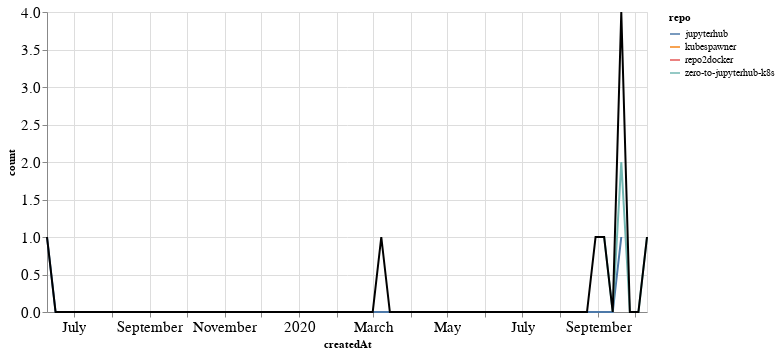

Notebook source saved alongside this figure:
### Markdown cell above
## PRs

### Code cell
prs_time = prs.groupby('repo').resample('W', on='createdAt').count()['author'].reset_index()
prs_time = prs_time.rename(columns={'author': 'count'})
prs_time_total = prs_time.groupby('createdAt').agg({"count": "sum"}).reset_index()

ch1 = alt.Chart(prs_time, width=600).mark_line().encode(
    x='createdAt',
    y='count',
    color='repo',
    tooltip="repo"
)

ch2 = alt.Chart(prs_time_total, width=600).mark_line(color="black").encode(
    x='createdAt',
    y='count',
)

ch1 + ch2

### Figure 1 — Vega-Lite specification as saved in the notebook (floating-point values rounded to 4 significant figures)
{"config": {"axisLeft": {"labelFontSize": 15}, "axisBottom": {"labelFontSize": 15}}, "layer": [{"data": {"name": "data-47e82c5cf06ae0d2f7ecb52c20e20ae2"}, "mark": "line", "encoding": {"color": {"type": "nominal", "field": "repo"}, "tooltip": {"type": "nominal", "field": "repo"}, "x": {"type": "temporal", "field": "createdAt"}, "y": {"type": "quantitative", "field": "count"}}, "width": 600}, {"data": {"name": "data-d578f4323ea0bc25a352d9a02423040e"}, "mark": {"type": "line", "color": "black"}, "encoding": {"x": {"type": "temporal", "field": "createdAt"}, "y": {"type": "quantitative", "field": "count"}}, "width": 600}], "$schema": "https://vega.github.io/schema/vega-lite/v4.8.1.json", "datasets": {"data-47e82c5cf06ae0d2f7ecb52c20e20ae2": [{"repo": "jupyterhub", "createdAt": "2019-06-09T00:00:00", "count": 1}, {"repo": "jupyterhub", "createdAt": "2019-06-16T00:00:00", "count": 0}, {"repo": "jupyterhub", "createdAt": "2019-06-23T00:00:00", "count": 0}, {"repo": "jupyterhub", "createdAt": "2019-06-30T00:00:00", "count": 0}, {"repo": "jupyterhub", "createdAt": "2019-07-07T00:00:00", "count": 0}, {"repo": "jupyterhub", "createdAt": "2019-07-14T00:00:00", "count": 0}, {"repo": "jupyterhub", "createdAt": "2019-07-21T00:00:00", "count": 0}, {"repo": "jupyterhub", "createdAt": "2019-07-28T00:00:00", "count": 0}, {"repo": "jupyterhub", "createdAt": "2019-08-04T00:00:00", "count": 0}, {"repo": "jupyterhub", "createdAt": "2019-08-11T00:00:00", "count": 0}, {"repo": "jupyterhub", "createdAt": "2019-08-18T00:00:00", "count": 0}, {"repo": "jupyterhub", "createdAt": "2019-08-25T00:00:00", "count": 0}, {"repo": "jupyterhub", "createdAt": "2019-09-01T00:00:00", "count": 0}, {"repo": "jupyterhub", "createdAt": "2019-09-08T00:00:00", "count": 0}, {"repo": "jupyterhub", "createdAt": "2019-09-15T00:00:00", "count": 0}, {"repo": "jupyterhub", "createdAt": "2019-09-22T00:00:00", "count": 0}, {"repo": "jupyterhub", "createdAt": "2019-09-29T00:00:00", "count": 0}, {"repo": "jupyterhub", "createdAt": "2019-10-06T00:00:00", "count": 0}, {"repo": "jupyterhub", "createdAt": "2019-10-13T00:00:00", "count": 0}, {"repo": "jupyterhub", "createdAt": "2019-10-20T00:00:00", "count": 0}, {"repo": "jupyterhub", "createdAt": "2019-10-27T00:00:00", "count": 0}, {"repo": "jupyterhub", "createdAt": "2019-11-03T00:00:00", "count": 0}, {"repo": "jupyterhub", "createdAt": "2019-11-10T00:00:00", "count": 0}, {"repo": "jupyterhub", "createdAt": "2019-11-17T00:00:00", "count": 0}, {"repo": "jupyterhub", "createdAt": "2019-11-24T00:00:00", "count": 0}, {"repo": "jupyterhub", "createdAt": "2019-12-01T00:00:00", "count": 0}, {"repo": "jupyterhub", "createdAt": "2019-12-08T00:00:00", "count": 0}, {"repo": "jupyterhub", "createdAt": "2019-12-15T00:00:00", "count": 0}, {"repo": "jupyterhub", "createdAt": "2019-12-22T00:00:00", "count": 0}, {"repo": "jupyterhub", "createdAt": "2019-12-29T00:00:00", "count": 0}, {"repo": "jupyterhub", "createdAt": "2020-01-05T00:00:00", "count": 0}, {"repo": "jupyterhub", "createdAt": "2020-01-12T00:00:00", "count": 0}, {"repo": "jupyterhub", "createdAt": "2020-01-19T00:00:00", "count": 0}, {"repo": "jupyterhub", "createdAt": "2020-01-26T00:00:00", "count": 0}, {"repo": "jupyterhub", "createdAt": "2020-02-02T00:00:00", "count": 0}, {"repo": "jupyterhub", "createdAt": "2020-02-09T00:00:00", "count": 0}, {"repo": "jupyterhub", "createdAt": "2020-02-16T00:00:00", "count": 0}, {"repo": "jupyterhub", "createdAt": "2020-02-23T00:00:00", "count": 0}, {"repo": "jupyterhub", "createdAt": "2020-03-01T00:00:00", "count": 0}, {"repo": "jupyterhub", "createdAt": "2020-03-08T00:00:00", "count": 0}, {"repo": "jupyterhub", "createdAt": "2020-03-15T00:00:00", "count": 0}, {"repo": "jupyterhub", "createdAt": "2020-03-22T00:00:00", "count": 0}, {"repo": "jupyterhub", "createdAt": "2020-03-29T00:00:00", "count": 0}, {"repo": "jupyterhub", "createdAt": "2020-04-05T00:00:00", "count": 0}, {"repo": "jupyterhub", "createdAt": "2020-04-12T00:00:00", "count": 0}, {"repo": "jupyterhub", "createdAt": "2020-04-19T00:00:00", "count": 0}, {"repo": "jupyterhub", "createdAt": "2020-04-26T00:00:00", "count": 0}, {"repo": "jupyterhub", "createdAt": "2020-05-03T00:00:00", "count": 0}, {"repo": "jupyterhub", "createdAt": "2020-05-10T00:00:00", "count": 0}, {"repo": "jupyterhub", "createdAt": "2020-05-17T00:00:00", "count": 0}, {"repo": "jupyterhub", "createdAt": "2020-05-24T00:00:00", "count": 0}, {"repo": "jupyterhub", "createdAt": "2020-05-31T00:00:00", "count": 0}, {"repo": "jupyterhub", "createdAt": "2020-06-07T00:00:00", "count": 0}, {"repo": "jupyterhub", "createdAt": "2020-06-14T00:00:00", "count": 0}, {"repo": "jupyterhub", "createdAt": "2020-06-21T00:00:00", "count": 0}, {"repo": "jupyterhub", "createdAt": "2020-06-28T00:00:00", "count": 0}, {"repo": "jupyterhub", "createdAt": "2020-07-05T00:00:00", "count": 0}, {"repo": "jupyterhub", "createdAt": "2020-07-12T00:00:00", "count": 0}, {"repo": "jupyterhub", "createdAt": "2020-07-19T00:00:00", "count": 0}, {"repo": "jupyterhub", "createdAt": "2020-07-26T00:00:00", "count": 0}, {"repo": "jupyterhub", "createdAt": "2020-08-02T00:00:00", "count": 0}, {"repo": "jupyterhub", "createdAt": "2020-08-09T00:00:00", "count": 0}, {"repo": "jupyterhub", "createdAt": "2020-08-16T00:00:00", "count": 0}, {"repo": "jupyterhub", "createdAt": "2020-08-23T00:00:00", "count": 0}, {"repo": "jupyterhub", "createdAt": "2020-08-30T00:00:00", "count": 0}, {"repo": "jupyterhub", "createdAt": "2020-09-06T00:00:00", "count": 0}, {"repo": "jupyterhub", "createdAt": "2020-09-13T00:00:00", "count": 0}, {"repo": "jupyterhub", "createdAt": "2020-09-20T00:00:00", "count": 1}, {"repo": "kubespawner", "createdAt": "2020-09-20T00:00:00", "count": 1}, {"repo": "repo2docker", "createdAt": "2020-03-08T00:00:00", "count": 1}, {"repo": "zero-to-jupyterhub-k8s", "createdAt": "2020-08-30T00:00:00", "count": 1}, {"repo": "zero-to-jupyterhub-k8s", "createdAt": "2020-09-06T00:00:00", "count": 1}, {"repo": "zero-to-jupyterhub-k8s", "createdAt": "2020-09-13T00:00:00", "count": 0}, {"repo": "zero-to-jupyterhub-k8s", "createdAt": "2020-09-20T00:00:00", "count": 2}, {"repo": "zero-to-jupyterhub-k8s", "createdAt": "2020-09-27T00:00:00", "count": 0}, {"repo": "zero-to-jupyterhub-k8s", "createdAt": "2020-10-04T00:00:00", "count": 0}, {"repo": "zero-to-jupyterhub-k8s", "createdAt": "2020-10-11T00:00:00", "count": 1}], "data-d578f4323ea0bc25a352d9a02423040e": [{"createdAt": "2019-06-09T00:00:00", "count": 1}, {"createdAt": "2019-06-16T00:00:00", "count": 0}, {"createdAt": "2019-06-23T00:00:00", "count": 0}, {"createdAt": "2019-06-30T00:00:00", "count": 0}, {"createdAt": "2019-07-07T00:00:00", "count": 0}, {"createdAt": "2019-07-14T00:00:00", "count": 0}, {"createdAt": "2019-07-21T00:00:00", "count": 0}, {"createdAt": "2019-07-28T00:00:00", "count": 0}, {"createdAt": "2019-08-04T00:00:00", "count": 0}, {"createdAt": "2019-08-11T00:00:00", "count": 0}, {"createdAt": "2019-08-18T00:00:00", "count": 0}, {"createdAt": "2019-08-25T00:00:00", "count": 0}, {"createdAt": "2019-09-01T00:00:00", "count": 0}, {"createdAt": "2019-09-08T00:00:00", "count": 0}, {"createdAt": "2019-09-15T00:00:00", "count": 0}, {"createdAt": "2019-09-22T00:00:00", "count": 0}, {"createdAt": "2019-09-29T00:00:00", "count": 0}, {"createdAt": "2019-10-06T00:00:00", "count": 0}, {"createdAt": "2019-10-13T00:00:00", "count": 0}, {"createdAt": "2019-10-20T00:00:00", "count": 0}, {"createdAt": "2019-10-27T00:00:00", "count": 0}, {"createdAt": "2019-11-03T00:00:00", "count": 0}, {"createdAt": "2019-11-10T00:00:00", "count": 0}, {"createdAt": "2019-11-17T00:00:00", "count": 0}, {"createdAt": "2019-11-24T00:00:00", "count": 0}, {"createdAt": "2019-12-01T00:00:00", "count": 0}, {"createdAt": "2019-12-08T00:00:00", "count": 0}, {"createdAt": "2019-12-15T00:00:00", "count": 0}, {"createdAt": "2019-12-22T00:00:00", "count": 0}, {"createdAt": "2019-12-29T00:00:00", "count": 0}, {"createdAt": "2020-01-05T00:00:00", "count": 0}, {"createdAt": "2020-01-12T00:00:00", "count": 0}, {"createdAt": "2020-01-19T00:00:00", "count": 0}, {"createdAt": "2020-01-26T00:00:00", "count": 0}, {"createdAt": "2020-02-02T00:00:00", "count": 0}, {"createdAt": "2020-02-09T00:00:00", "count": 0}, {"createdAt": "2020-02-16T00:00:00", "count": 0}, {"createdAt": "2020-02-23T00:00:00", "count": 0}, {"createdAt": "2020-03-01T00:00:00", "count": 0}, {"createdAt": "2020-03-08T00:00:00", "count": 1}, {"createdAt": "2020-03-15T00:00:00", "count": 0}, {"createdAt": "2020-03-22T00:00:00", "count": 0}, {"createdAt": "2020-03-29T00:00:00", "count": 0}, {"createdAt": "2020-04-05T00:00:00", "count": 0}, {"createdAt": "2020-04-12T00:00:00", "count": 0}, {"createdAt": "2020-04-19T00:00:00", "count": 0}, {"createdAt": "2020-04-26T00:00:00", "count": 0}, {"createdAt": "2020-05-03T00:00:00", "count": 0}, {"createdAt": "2020-05-10T00:00:00", "count": 0}, {"createdAt": "2020-05-17T00:00:00", "count": 0}, {"createdAt": "2020-05-24T00:00:00", "count": 0}, {"createdAt": "2020-05-31T00:00:00", "count": 0}, {"createdAt": "2020-06-07T00:00:00", "count": 0}, {"createdAt": "2020-06-14T00:00:00", "count": 0}, {"createdAt": "2020-06-21T00:00:00", "count": 0}, {"createdAt": "2020-06-28T00:00:00", "count": 0}, {"createdAt": "2020-07-05T00:00:00", "count": 0}, {"createdAt": "2020-07-12T00:00:00", "count": 0}, {"createdAt": "2020-07-19T00:00:00", "count": 0}, {"createdAt": "2020-07-26T00:00:00", "count": 0}, {"createdAt": "2020-08-02T00:00:00", "count": 0}, {"createdAt": "2020-08-09T00:00:00", "count": 0}, {"createdAt": "2020-08-16T00:00:00", "count": 0}, {"createdAt": "2020-08-23T00:00:00", "count": 0}, {"createdAt": "2020-08-30T00:00:00", "count": 1}, {"createdAt": "2020-09-06T00:00:00", "count": 1}, {"createdAt": "2020-09-13T00:00:00", "count": 0}, {"createdAt": "2020-09-20T00:00:00", "count": 4}, {"createdAt": "2020-09-27T00:00:00", "count": 0}, {"createdAt": "2020-10-04T00:00:00", "count": 0}, {"createdAt": "2020-10-11T00:00:00", "count": 1}]}}
